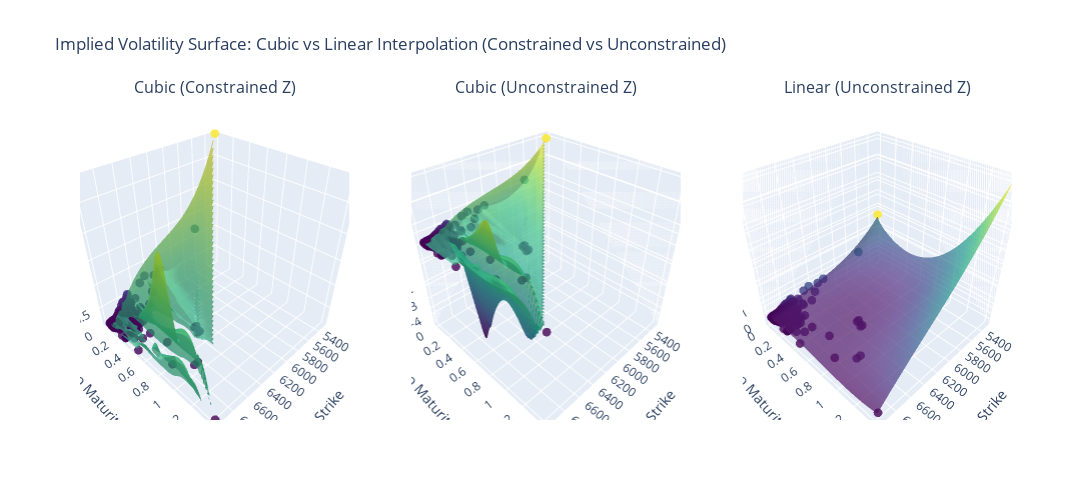

Source (notebook cell):
### Markdown cell above
## Get Interpolation and Regression (as comparison)

### Code cell
interp,regres = get_interp(calls)
plot_two_interp(interp,regres,calls)

### Figure 1 — Plotly figure (JSON) as saved in the notebook; plotly's stock layout.template omitted (floating-point values rounded to 4 significant figures; data arrays with more than 128 entries replaced by an {"elided": "..."} marker saying what was removed)
{"data": [{"marker": {"color": {"elided": "311 float values"}, "colorscale": [[0, "#440154"], [0.1111, "#482878"], [0.2222, "#3e4989"], [0.3333, "#31688e"], [0.4444, "#26828e"], [0.5556, "#1f9e89"], [0.6667, "#35b779"], [0.7778, "#6ece58"], [0.8889, "#b5de2b"], [1, "#fde725"]], "opacity": 0.8, "size": 3}, "mode": "markers", "scene": "scene", "showlegend": false, "type": "scatter3d", "x": {"elided": "311 float values"}, "y": {"elided": "311 float values"}, "z": {"elided": "311 float values"}}, {"colorscale": [[0, "#440154"], [0.1111, "#482878"], [0.2222, "#3e4989"], [0.3333, "#31688e"], [0.4444, "#26828e"], [0.5556, "#1f9e89"], [0.6667, "#35b779"], [0.7778, "#6ece58"], [0.8889, "#b5de2b"], [1, "#fde725"]], "opacity": 0.7, "scene": "scene", "showlegend": false, "showscale": false, "type": "surface", "x": {"elided": "60x60 float values"}, "y": {"elided": "60x60 float values"}, "z": {"elided": "60x60 float values"}}, {"marker": {"color": {"elided": "311 float values"}, "colorscale": [[0, "#440154"], [0.1111, "#482878"], [0.2222, "#3e4989"], [0.3333, "#31688e"], [0.4444, "#26828e"], [0.5556, "#1f9e89"], [0.6667, "#35b779"], [0.7778, "#6ece58"], [0.8889, "#b5de2b"], [1, "#fde725"]], "opacity": 0.8, "size": 3}, "mode": "markers", "scene": "scene2", "showlegend": false, "type": "scatter3d", "x": {"elided": "311 float values"}, "y": {"elided": "311 float values"}, "z": {"elided": "311 float values"}}, {"colorscale": [[0, "#440154"], [0.1111, "#482878"], [0.2222, "#3e4989"], [0.3333, "#31688e"], [0.4444, "#26828e"], [0.5556, "#1f9e89"], [0.6667, "#35b779"], [0.7778, "#6ece58"], [0.8889, "#b5de2b"], [1, "#fde725"]], "opacity": 0.7, "scene": "scene2", "showlegend": false, "showscale": false, "type": "surface", "x": {"elided": "60x60 float values"}, "y": {"elided": "60x60 float values"}, "z": {"elided": "60x60 float values"}}, {"marker": {"color": {"elided": "311 float values"}, "colorscale": [[0, "#440154"], [0.1111, "#482878"], [0.2222, "#3e4989"], [0.3333, "#31688e"], [0.4444, "#26828e"], [0.5556, "#1f9e89"], [0.6667, "#35b779"], [0.7778, "#6ece58"], [0.8889, "#b5de2b"], [1, "#fde725"]], "opacity": 0.8, "size": 3}, "mode": "markers", "scene": "scene3", "showlegend": false, "type": "scatter3d", "x": {"elided": "311 float values"}, "y": {"elided": "311 float values"}, "z": {"elided": "311 float values"}}, {"colorscale": [[0, "#440154"], [0.1111, "#482878"], [0.2222, "#3e4989"], [0.3333, "#31688e"], [0.4444, "#26828e"], [0.5556, "#1f9e89"], [0.6667, "#35b779"], [0.7778, "#6ece58"], [0.8889, "#b5de2b"], [1, "#fde725"]], "opacity": 0.7, "scene": "scene3", "showlegend": false, "showscale": false, "type": "surface", "x": {"elided": "60x60 float values"}, "y": {"elided": "60x60 float values"}, "z": {"elided": "60x60 float values"}}], "layout": {"annotations": [{"font": {"size": 16}, "showarrow": false, "text": "Cubic (Constrained Z)", "x": 0.1444, "xanchor": "center", "xref": "paper", "y": 1, "yanchor": "bottom", "yref": "paper"}, {"font": {"size": 16}, "showarrow": false, "text": "Cubic (Unconstrained Z)", "x": 0.5, "xanchor": "center", "xref": "paper", "y": 1, "yanchor": "bottom", "yref": "paper"}, {"font": {"size": 16}, "showarrow": false, "text": "Linear (Unconstrained Z)", "x": 0.8556, "xanchor": "center", "xref": "paper", "y": 1, "yanchor": "bottom", "yref": "paper"}], "height": 500, "scene": {"domain": {"x": [0, 0.2889], "y": [0, 1]}, "xaxis": {"title": {"text": "Strike"}}, "yaxis": {"title": {"text": "Time to Maturity (years)"}}, "zaxis": {"range": [0.1019, 2.926], "title": {"text": "Implied Volatility"}}}, "scene2": {"domain": {"x": [0.3556, 0.6444], "y": [0, 1]}, "xaxis": {"title": {"text": "Strike"}}, "yaxis": {"title": {"text": "Time to Maturity (years)"}}, "zaxis": {"title": {"text": "Implied Volatility"}}}, "scene3": {"domain": {"x": [0.7111, 1], "y": [0, 1]}, "xaxis": {"title": {"text": "Strike"}}, "yaxis": {"title": {"text": "Time to Maturity (years)"}}, "zaxis": {"title": {"text": "Implied Volatility"}}}, "title": {"text": "Implied Volatility Surface: Cubic vs Linear Interpolation (Constrained vs Unconstrained)"}, "width": 1500}}
